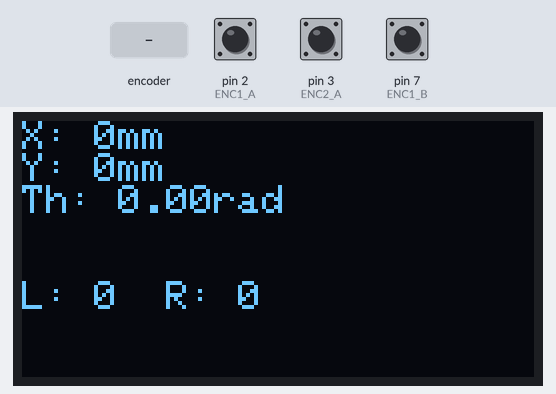
The sketch below on a simulated Arduino Nano, built with avr-gcc and run on an emulated ATmega328P. Parts: 128×64 one-colour display. Inputs (shaded band) come from the test bench; at power-on: pin 2 (ENC1_A) HIGH, pin 3 (ENC2_A) HIGH, pin 7 (ENC1_B) HIGH. What the sketch prints to the serial monitor is not drawn.

Above: at 1.5 s.
1.6 s: rotary encoder on pin 2 (ENC1_A) / pin 7 (ENC1_B) turned 3 steps (first pin leading)
At 3.3 s:
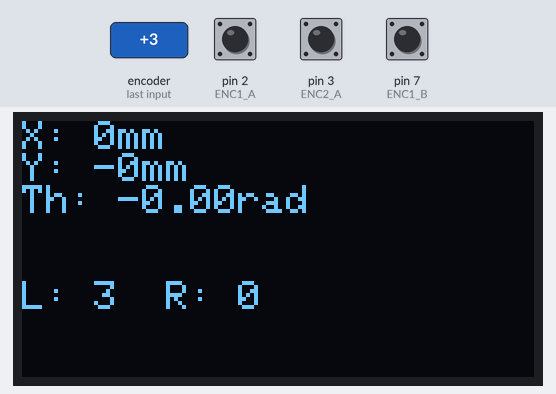
3.7 s: rotary encoder on pin 2 (ENC1_A) / pin 7 (ENC1_B) turned 1 step (first pin leading)
At 4.2 s:
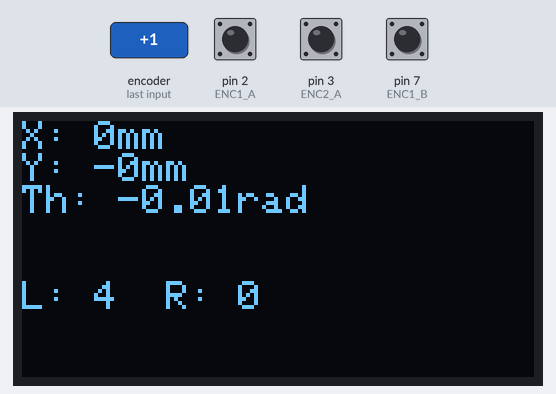
Timing chart, 0 to 6.7 s (numbered marks = the images above; inputs shaded):
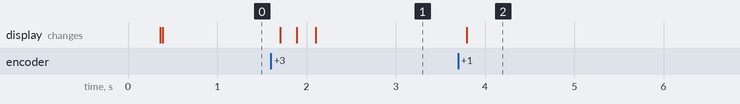

The sketch:

main.ino
```cpp
/**************************************************************
 *  File         : main.ino
 *  Author       : Jason E Tomczyk
 *  Description  : Basic odometry test for encoders. Initializes
 *                 motor and odometry subsystems, approximates
 *                 current robot position and atitude based on encoder counts
 *                 relative to the initial start location.
 *                 Prints the referance frame coordinates to OLED.
 *
 *  Version      : 1.0
 *  Created On   : 2025-07-16
 *  Last Updated : 2025-07-16
 *
 *  Changelog:
 *    - [v1.0] Validated motor/encoder interaction in isolation.
 *             Prepared straight-line test suitable for Week 4
 *             barebones demonstration.
 *************************************************************/


#include <Arduino.h>
#include "pin_config.hpp"
#include "robot_param.hpp"
#include "EncoderOdometry.hpp"

#include "pin_config.hpp"
#include <Adafruit_SSD1306.h>
#include <Adafruit_GFX.h>

Adafruit_SSD1306 display(OLED_WIDTH, OLED_HEIGHT, &Wire, OLED_RESET);

EncoderOdometry odom;

void setup() {
  Serial.begin(115200);
  delay(300);
  Serial.println("Encoder Odometry Test Starting...");
  odom.begin();


  // Start of OLED Setup
  if (!display.begin(SSD1306_SWITCHCAPVCC, OLED_ADDR)) {
    Serial.println("OLED init failed");
    while (true)
      ;  // halt
  }

  display.clearDisplay();
  display.setTextSize(1);
  display.setTextColor(SSD1306_WHITE);
  display.setCursor(0, 0);
  display.println("Odometry OLED Ready");
  display.display();
  // End of OLED Setup
}

void loop() {
  odom.update();

  // Serial.print("Ticks L: ");
  // Serial.print(odom.getLeftTicks());
  // Serial.print(" | R: ");
  // Serial.print(odom.getRightTicks());
  // Serial.print(" || X: ");
  // Serial.print(odom.getX(), 1);
  // Serial.print(" mm | Y: ");
  // Serial.print(odom.getY(), 1);
  // Serial.print(" mm | θ: ");
  // Serial.print(odom.getTheta(), 2);
  // Serial.println(" rad");

  // Start of OLED print
  display.clearDisplay();
  display.setCursor(0, 0);

  // Position
  display.print("X: ");
  display.print(odom.getX(), 0);
  display.print("mm\nY: ");
  display.print(odom.getY(), 0);
  display.print("mm\nTh: ");
  display.print(odom.getTheta(), 2);
  display.print("rad");

  // Pulses
  display.setCursor(0, 40);  // Move down screen
  display.print("L: ");
  display.print(odom.getLeftTicks());
  display.print("  R: ");
  display.print(odom.getRightTicks());

  display.display();
}
```

CubicTrajectory.cpp
```cpp
/**************************************************************
 *  File         : CubicTrajectory.cpp
 *  Author       : Jason E Tomczyk
 *  Description  : Generates cubic time-based trajectories for
 *                 smooth motion planning from an initial state
 *                 to a target state over a fixed duration.
 *
 *  Version      : 1.0
 *  Created On   : 2025-07-16
 *  Last Updated : 2025-07-16
 *
 *  Changelog:
 *    - [v1.0] Implemented cubic coefficient solver and accessors
 *             for position, velocity, and acceleration profiles.
 *************************************************************/

#include "CubicTrajectory.hpp"

void CubicTrajectory::generate(float x0, float v0, float xf, float vf, float T) {
    a0 = x0;
    a1 = v0;
    a2 = (3 * (xf - x0) / (T * T)) - (2 * v0 + vf) / T;
    a3 = (2 * (x0 - xf) / (T * T * T)) + (v0 + vf) / (T * T);
}

float CubicTrajectory::getPosition(float t) const {
    return a0 + a1 * t + a2 * t * t + a3 * t * t * t;
}

float CubicTrajectory::getVelocity(float t) const {
    return a1 + 2 * a2 * t + 3 * a3 * t * t;
}

float CubicTrajectory::getAcceleration(float t) const {
    return 2 * a2 + 6 * a3 * t;
}
```

CubicTrajectory.hpp
```cpp
/**************************************************************
 *  File         : CubicTrajectory.hpp
 *  Author       : Jason E Tomczyk
 *  Description  : Header for cubic polynomial trajectory generator.
 *                 Provides interface to generate and evaluate
 *                 smooth motion paths over time.
 *
 *  Version      : 1.0
 *  Created On   : 2025-07-16
 *  Last Updated : 2025-07-16
 *
 *  Changelog:
 *    - [v1.0] Declared generate(), getPosition(), getVelocity(),
 *             and getAcceleration() for time-based motion profiles.
 *************************************************************/

#pragma once

class CubicTrajectory {
public:
    void generate(float x0, float v0, float xf, float vf, float T);
    float getPosition(float t) const;
    float getVelocity(float t) const;
    float getAcceleration(float t) const;

private:
    float a0, a1, a2, a3;
};
```

EncoderOdometry.cpp
```cpp
/**************************************************************
 *  File         : EncoderOdometry.cpp
 *  Author       : Jason E Tomczyk
 *  Description  : Computes differential-drive odometry using
 *                 encoder interrupts. Tracks x, y, heading (θ),
 *                 and optionally velocity of each wheel.
 *
 *                 Do not edit unless discussed.
 *
 *  Version      : 1.0
 *  Created On   : 2025-07-16
 *  Last Updated : 2025-07-16
 *
 *  Changelog:
 *    - [v1.0] Finalized full pose estimation from quadrature
 *             encoder tick deltas. Includes heading wrap.
 *************************************************************/

#include "EncoderOdometry.hpp"


volatile long EncoderOdometry::leftTicks = 0;
volatile long EncoderOdometry::rightTicks = 0;

EncoderOdometry::EncoderOdometry() {}

void EncoderOdometry::begin() {
    pinMode(ENC1_A, INPUT);
    pinMode(ENC1_B, INPUT);
    pinMode(ENC2_A, INPUT);
    pinMode(ENC2_B, INPUT);

    attachInterrupt(digitalPinToInterrupt(ENC1_A), handleLeftA, RISING);
    attachInterrupt(digitalPinToInterrupt(ENC2_A), handleRightA, RISING);

    lastUpdateTime = millis();
}

void EncoderOdometry::reset() {
    noInterrupts();
    leftTicks = 0;
    rightTicks = 0;
    interrupts();

    x = 0.0f;
    y = 0.0f;
    theta = 0.0f;
    prevLeftTicks = 0;
    prevRightTicks = 0;
    lastUpdateTime = millis();
}

void EncoderOdometry::update() {
    long left, right;
    noInterrupts();
    left = leftTicks;
    right = rightTicks;
    interrupts();

    long dLeft = left - prevLeftTicks;
    long dRight = right - prevRightTicks;

    prevLeftTicks = left;
    prevRightTicks = right;

    float dL_mm = dLeft * MM_PER_TICK;
    float dR_mm = dRight * MM_PER_TICK;

    float dCenter = (dL_mm + dR_mm) / 2.0f;
    float dTheta  = (dR_mm - dL_mm) / AXLE_LENGTH_MM;

    theta += dTheta;
    if (theta > PI)        theta -= TWO_PI;
    else if (theta <= -PI) theta += TWO_PI;

    x += dCenter * cos(theta);
    y += dCenter * sin(theta);

    lastUpdateTime = millis();
}

float EncoderOdometry::getX() const { return x; }
float EncoderOdometry::getY() const { return y; }
float EncoderOdometry::getTheta() const { return theta; }

long EncoderOdometry::getLeftTicks() const { return leftTicks; }
long EncoderOdometry::getRightTicks() const { return rightTicks; }

float EncoderOdometry::getLeftSpeedMMs() const {
    static unsigned long lastTime = 0;
    static long lastTicks = 0;

    unsigned long now = millis();
    float dt = (now - lastTime) / 1000.0f;

    if (dt <= 0.0f) return 0.0f;

    long currentTicks = leftTicks;
    float speed = (currentTicks - lastTicks) * MM_PER_TICK / dt;

    lastTicks = currentTicks;
    lastTime = now;

    return speed;
}

float EncoderOdometry::getRightSpeedMMs() const {
    static unsigned long lastTime = 0;
    static long lastTicks = 0;

    unsigned long now = millis();
    float dt = (now - lastTime) / 1000.0f;

    if (dt <= 0.0f) return 0.0f;

    long currentTicks = rightTicks;
    float speed = (currentTicks - lastTicks) * MM_PER_TICK / dt;

    lastTicks = currentTicks;
    lastTime = now;

    return speed;
}

void EncoderOdometry::handleLeftA() {
    if (digitalRead(ENC1_B))
        leftTicks--;
    else
        leftTicks++;
}

void EncoderOdometry::handleRightA() {
    if (digitalRead(ENC2_B))
        rightTicks++;
    else
        rightTicks--;
}
```

EncoderOdometry.hpp
```cpp
/**************************************************************
 *  File         : EncoderOdometry.hpp
 *  Author       : Jason E Tomczyk
 *  Description  : Header for encoder-based odometry class.
 *                 Provides position, heading, and velocity access
 *                 via interrupt-driven tick counting.
 *
 *                 Do not edit unless discussed.
 *
 *  Version      : 1.0
 *  Created On   : 2025-07-16
 *  Last Updated : 2025-07-16
 *
 *  Changelog:
 *    - [v1.0] Declared update(), getX(), getTheta(), and speed
 *             estimators for left and right wheels.
 *************************************************************/

#pragma once

#include "Arduino.h"
#include "robot_param.hpp"
#include "pin_config.hpp"

class EncoderOdometry {
public:
    EncoderOdometry();

    void begin();
    void reset();
    void update();

    float getX() const;
    float getY() const;
    float getTheta() const;

    float getLeftSpeedMMs() const;
    float getRightSpeedMMs() const;

    long getLeftTicks() const;
    long getRightTicks() const;

    static void handleLeftA();
    static void handleRightA();

private:
    float x = 0.0f;
    float y = 0.0f;
    float theta = 0.0f;

    long prevLeftTicks = 0;
    long prevRightTicks = 0;

    unsigned long lastUpdateTime = 0;

    static volatile long leftTicks;
    static volatile long rightTicks;
};
```

MotorController.cpp
```cpp
/**************************************************************
 *  File         : MotorController.cpp
 *  Author       : Jason E Tomczyk
 *  Description  : Low-level PWM and direction output control
 *                 for DRV8835 motor driver. Used to command
 *                 left/right motors directly.
 *
 *                 Do not edit unless discussed.
 *
 *  Version      : 1.0
 *  Created On   : 2025-07-16
 *  Last Updated : 2025-07-16
 *
 *  Changelog:
 *    - [v1.0] Finalized basic control structure for left/right
 *             motors with PWM and direction settings.
 *************************************************************/

#include "MotorController.hpp"

MotorController::MotorController() {}

void MotorController::begin() {
    pinMode(MOT1_PWM, OUTPUT);
    pinMode(MOT1_DIR, OUTPUT);
    pinMode(MOT2_PWM, OUTPUT);
    pinMode(MOT2_DIR, OUTPUT);

    setMotorPWM(0, 0); // Stop motors initially
}

void MotorController::setMotorPWM(int leftPWM, int rightPWM) {
    setMotor(leftPWM, MOT1_PWM, MOT1_DIR);
    setMotor(rightPWM, MOT2_PWM, MOT2_DIR);
}

void MotorController::setMotor(int pwm, int pwmPin, int dirPin) {
    bool direction = pwm >= 0;
    pwm = constrain(abs(pwm), 0, 255);
    digitalWrite(dirPin, direction ? HIGH : LOW);
    analogWrite(pwmPin, pwm);
}
```

MotorController.hpp
```cpp
/**************************************************************
 *  File         : MotorController.hpp
 *  Author       : Jason E Tomczyk
 *  Description  : Header for DRV8835 motor interface.
 *                 Allows setting PWM and direction pins
 *                 for independent left/right wheel control.
 *
 *                 Do not edit unless discussed.
 *
 *  Version      : 1.0
 *  Created On   : 2025-07-16
 *  Last Updated : 2025-07-16
 *
 *  Changelog:
 *    - [v1.0] Declared setMotorPWM() and internal setMotor()
 *             for pin-level actuation of motor driver.
 *************************************************************/

#ifndef MOTOR_CONTROLLER_HPP
#define MOTOR_CONTROLLER_HPP

#include <Arduino.h>
#include "pin_config.hpp"

class MotorController {
public:
    MotorController();
    void begin();

    // Set PWM for left and right motors (range: -255 to 255)
    void setMotorPWM(int leftPWM, int rightPWM);

private:
    void setMotor(int pwm, int pwmPin, int dirPin);
};

#endif // MOTOR_CONTROLLER_HPP
```

PIDController.cpp
```cpp
/**************************************************************
 *  File         : PIDController.cpp
 *  Author       : Jason E Tomczyk
 *  Description  : General-purpose velocity PID controller with
 *                 support for deadband, derivative-on-measurement,
 *                 smoothing filter (EMA), and wheel-specific
 *                 factory constructors.
 *
 *  Version      : 1.0
 *  Created On   : 2025-07-16
 *  Last Updated : 2025-07-16
 *
 *  Changelog:
 *    - [v1.0] Implemented PID with static Left/Right factory
 *             methods using constants from robot_param.hpp.
 *************************************************************/

#include "PIDController.hpp"
#include <Arduino.h>

PIDController::PIDController(float kp, float ki, float kd)
    : Kp(kp), Ki(ki), Kd(kd) {}

PIDController PIDController::Left() {
    PIDController pid(LEFT_VEL_KP, LEFT_VEL_KI, LEFT_VEL_KD);
    pid.setOutputLimits(PID_OUTPUT_MIN, PID_OUTPUT_MAX);
    pid.setDerivativeSmoothing(PID_DERIV_SMOOTH);
    pid.setVelocityDeadband(PID_DEADBAND);
    pid.enableDerivativeFreezeOnZeroSP(true);
    pid.setUseDerivativeOnMeasurement(true);
    return pid;
}

PIDController PIDController::Right() {
    PIDController pid(RIGHT_VEL_KP, RIGHT_VEL_KI, RIGHT_VEL_KD);
    pid.setOutputLimits(PID_OUTPUT_MIN, PID_OUTPUT_MAX);
    pid.setDerivativeSmoothing(PID_DERIV_SMOOTH);
    pid.setVelocityDeadband(PID_DEADBAND);
    pid.enableDerivativeFreezeOnZeroSP(true);
    pid.setUseDerivativeOnMeasurement(true);
    return pid;
}

void PIDController::setGains(float kp, float ki, float kd) {
    Kp = kp; Ki = ki; Kd = kd;
}

void PIDController::setOutputLimits(float minVal, float maxVal) {
    outputMin = minVal;
    outputMax = maxVal;
}

void PIDController::setDerivativeSmoothing(float smoothingAlpha) {
    alpha = constrain(smoothingAlpha, 0.0f, 1.0f);
}

void PIDController::reset() {
    integral = 0;
    previousError = 0;
    filteredDerivative = 0;
    lastMeasurement = 0;
}

void PIDController::enableDerivativeFreezeOnZeroSP(bool enable) {
    freezeDWhenSPZero = enable;
}

void PIDController::setVelocityDeadband(float threshold) {
    deadband = threshold;
}

void PIDController::setUseDerivativeOnMeasurement(bool enable) {
    useDerivativeOnMeasurement = enable;
}

void PIDController::setTargetSetpoint(float sp) {
    lastTargetSetpoint = sp;
}

// @param CONTROL_DT = time delta in seconds
float PIDController::compute(float error, float measurement) {
    if (CONTROL_DT <= 0.0f) return 0;

    if (abs(error) < deadband) {
        error = 0.0f;
    }

    integral += error * CONTROL_DT;

    float rawDerivative;
    if (useDerivativeOnMeasurement) {
        rawDerivative = (measurement - lastMeasurement) / CONTROL_DT;
        lastMeasurement = measurement;
    } else {
        rawDerivative = (error - previousError) / CONTROL_DT;
        previousError = error;
    }

    if (freezeDWhenSPZero && abs(lastTargetSetpoint) < 1.0f) {
        filteredDerivative = 0.0f;
    } else {
        filteredDerivative = alpha * rawDerivative + (1.0f - alpha) * filteredDerivative;
    }

    float output = Kp * error + Ki * integral - Kd * filteredDerivative;

    if (output > outputMax) output = outputMax;
    else if (output < outputMin) output = outputMin;

    return output;
}
```

PIDController.hpp
```cpp
/**************************************************************
 *  File         : PIDController.hpp
 *  Author       : Jason E Tomczyk
 *  Description  : Header for velocity PID controller module.
 *                 Includes factory methods for left/right wheels,
 *                 and interface for error-based or measurement-
 *                 based derivative logic.
 *
 *  Version      : 1.0
 *  Created On   : 2025-07-16
 *  Last Updated : 2025-07-16
 *
 *  Changelog:
 *    - [v1.0] Added configurable PID with velocity deadband,
 *             smoothing filter, and static instantiation.
 *************************************************************/

#pragma once
#include "robot_param.hpp"

/**
 * @brief General-purpose PID controller with embedded configuration.
 *
 * Supports:
 * - Derivative filtering (EMA)
 * - Deadband threshold
 * - Output clamping
 * - Derivative on measurement or error
 * - Derivative freeze on zero setpoint (useful for hold mode)
 *
 * Instantiation via:
 *   PIDController leftPID = PIDController::Left();
 *   PIDController rightPID = PIDController::Right();
 */
class PIDController {
public:
    PIDController(float kp, float ki, float kd);

    /// Factory constructor for left wheel PID controller
    static PIDController Left();

    /// Factory constructor for right wheel PID controller
    static PIDController Right();

    void setGains(float kp, float ki, float kd);
    void setOutputLimits(float minVal, float maxVal);
    void setDerivativeSmoothing(float smoothingAlpha);
    void reset();
    void enableDerivativeFreezeOnZeroSP(bool enable);
    void setVelocityDeadband(float threshold);
    void setUseDerivativeOnMeasurement(bool enable);
    void setTargetSetpoint(float sp);

    /**
     * @brief Runs the PID compute step.
     * @param error = setpoint - measurement
     * @param measurement = actual measured value (used for derivative-on-measurement)
     * @return control effort (clamped)
     */
    float compute(float error, float measurement);

private:
    float Kp, Ki, Kd;
    float integral = 0;
    float previousError = 0;
    float lastMeasurement = 0;
    float filteredDerivative = 0;

    float outputMin = -255;
    float outputMax = 255;
    float alpha = 0.1f;
    float deadband = 0.0f;

    bool useDerivativeOnMeasurement = false;
    bool freezeDWhenSPZero = false;
    float lastTargetSetpoint = 0;
};
```

Source omitted: PositionController.cpp (2059 bytes), PositionController.hpp (2403 bytes), robot_param.hpp (2368 bytes), pin_config.hpp (1459 bytes)

Measured:
- after the input at 1.6 s, the display: first changes after 0.10 s (image 1 shows a later state)
- after the input at 3.7 s, the display: changes after 0.10 s (image 2)
